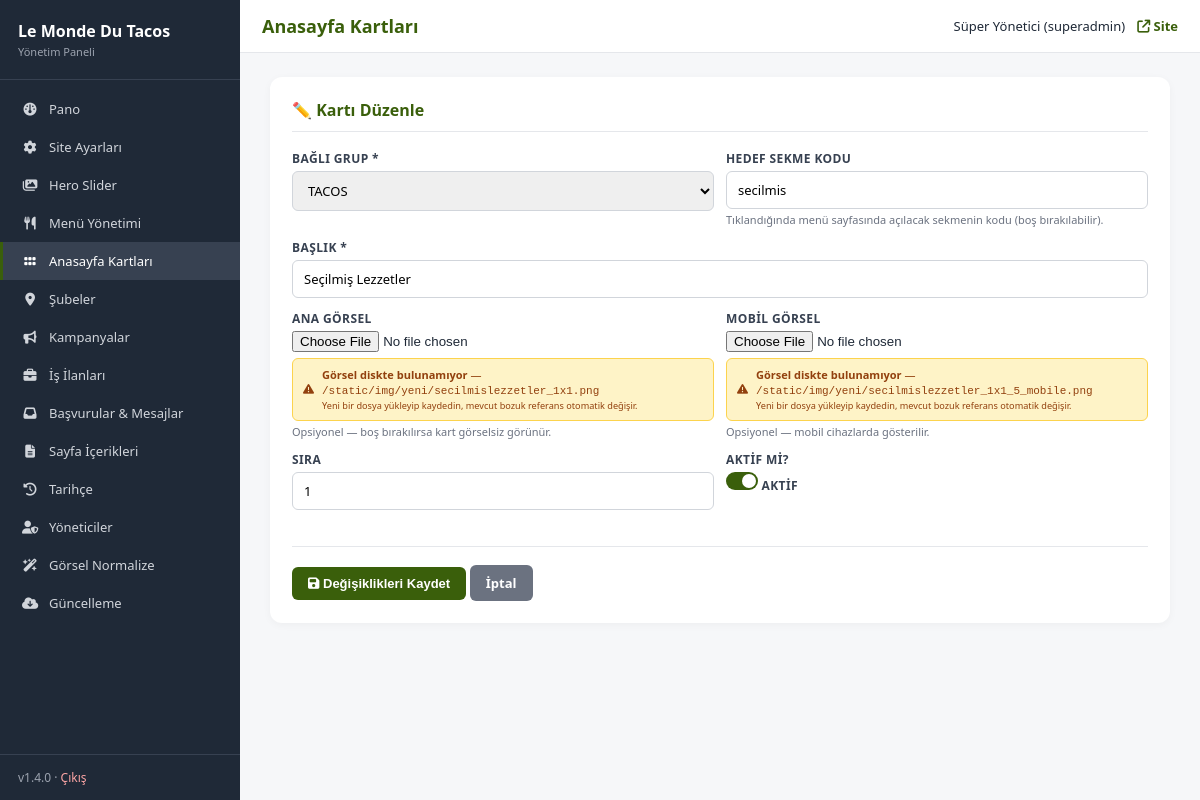
/admin/promo-cards.php?action=edit&id=1 (signed in), run on the app's committed database.
### tables this page shows
CREATE TABLE IF NOT EXISTS menu_promo_cards (
    id          INT UNSIGNED AUTO_INCREMENT PRIMARY KEY,
    group_id    INT UNSIGNED NOT NULL,
    title       VARCHAR(120) NOT NULL,                  
    image       VARCHAR(255) NOT NULL,
    image_mobile VARCHAR(255) NULL,
    tab_code    VARCHAR(60) NOT NULL,                   
    sort_order  INT NOT NULL DEFAULT 0,
    is_active   TINYINT(1) NOT NULL DEFAULT 1,
    INDEX idx_group (group_id, sort_order),
    CONSTRAINT fk_promo_group FOREIGN KEY (group_id) REFERENCES menu_groups(id) ON DELETE CASCADE
);

### includes/functions.php (called while the page is built, shortened)
<?php
require_once __DIR__ . '/db.php';
function e(?string $s): string {
    return htmlspecialchars((string)($s ?? ''), ENT_QUOTES | ENT_SUBSTITUTE, 'UTF-8');
}
function admin_check(): bool {
    return true;
}
function admin_user(): ?array {
    static $cache = null;
    if ($cache !== null) return $cache;
    $stmt = db()->prepare("SELECT id, username, name, email, role FROM admin_users WHERE id = ? AND is_active = 1");
    $stmt->execute([$_SESSION['admin_id']]);
    $cache = $stmt->fetch() ?: null;
    return $cache;
}
function asset_exists(?string $path): bool {
    $root = realpath(__DIR__ . '/..');
    $path = '/' . ltrim($path, '/');
    $escaped = preg_replace_callback('/[çÇğĞıİöÖşŞüÜ]/u', function ($m) {
        $hex = str_pad(strtoupper(dechex(mb_ord($m[0], 'UTF-8'))), 4, '0', STR_PAD_LEFT);
        return '#U' . $hex;
    }, $path);
    return false;
}

### includes/db.php (called while the page is built, shortened)
<?php
function db(): PDO {
    static $pdo = null;
    if ($pdo instanceof PDO) {
        return $pdo;
    }
    $dsn = sprintf(
        'mysql:host=%s;dbname=%s;charset=%s',
        DB_HOST,
        DB_NAME,
        DB_CHARSET
    );
    try {
        $pdo = new PDO($dsn, DB_USER, DB_PASS, [
            PDO::ATTR_ERRMODE            => PDO::ERRMODE_EXCEPTION,
            PDO::ATTR_DEFAULT_FETCH_MODE => PDO::FETCH_ASSOC,
            PDO::ATTR_EMULATE_PREPARES   => false,
            PDO::MYSQL_ATTR_INIT_COMMAND => "SET NAMES " . DB_CHARSET . " COLLATE utf8mb4_unicode_ci",
        ]);
    } catch (PDOException $e) {
        if (DEBUG) {
            die('DB error: ' . htmlspecialchars($e->getMessage(), ENT_QUOTES, 'UTF-8'));
        }
        error_log('DB connection failed: ' . $e->getMessage());
        die('Veritabanı bağlantısı kurulamadı. Lütfen daha sonra tekrar deneyin.');
    }
    return $pdo;
}

### admin/_crud.php (the view, shortened to what this page needs)
<?php
require_once __DIR__ . '/../includes/functions.php';
function field(string $name, string $label, ?string $value, string $type = 'text', array $opts = []): void
{
    echo '<div class="row">';
    echo '<label>' . e($label) . ($opts['required'] ?? false ? ' *' : '') . '</label>';
    $req = ($opts['required'] ?? false) ? ' required' : '';
    $ph  = isset($opts['placeholder']) ? ' placeholder="' . e($opts['placeholder']) . '"' : '';
    switch ($type) {
        case 'select':
            echo '<select name="' . e($name) . '"' . $req . '>';
            foreach (($opts['options'] ?? []) as $k => $v) {
                $sel = (string)$value === (string)$k ? ' selected' : '';
                echo '<option value="' . e((string)$k) . '"' . $sel . '>' . e($v) . '</option>';
            }
            echo '</select>';
            break;
        case 'image':
            echo '<input type="file" name="' . e($name) . '" accept="image/*">';
            if ($value) {
                if (asset_exists($value)) {
                    echo '<div class="help">Mevcut: <img src="' . e(asset($value)) . '" style="height:50px;vertical-align:middle;border-radius:4px"> <span style="color:#6b7280;font-size:11px;margin-left:6px">' . e(basename($value)) . '</span></div>';
                } else {
                    echo '<div class="help" style="background:#fef3c7;border:1px solid #fcd34d;color:#92400e;padding:8px 10px;border-radius:6px;display:flex;align-items:center;gap:8px;margin-top:6px">';
                    echo '<i class="fa-solid fa-triangle-exclamation"></i>';
                    echo '<span><strong>Görsel diskte bulunamıyor</strong> &mdash; ';
                    echo '<code style="font-size:11px">' . e($value) . '</code><br>';
                    echo '<small>Yeni bir dosya yükleyip kaydedin, mevcut bozuk referans otomatik değişir.</small></span>';
                    echo '</div>';
                }
            }
            break;
        case 'bool':
            $checked = $value ? ' checked' : '';
            echo '<label class="toggle"><input type="checkbox" name="' . e($name) . '" value="1"' . $checked . '> Aktif</label>';
            break;
        default:
            echo '<input type="' . e($type) . '" name="' . e($name) . '" value="' . e($value) . '"' . $req . $ph . '>';
    }
    if (isset($opts['help'])) {
        echo '<div class="help">' . e($opts['help']) . '</div>';
    }
    echo '</div>';
}

### admin/_header.php (shortened to what this page needs)
<?php
require_once __DIR__ . '/../includes/functions.php';
$cu = admin_user();
$nav_items = [
    ['index.php',                  'Pano',                'fa-gauge'],
    ['settings.php',               'Site Ayarları',       'fa-gear'],
    ['slider.php',                 'Hero Slider',         'fa-images'],
    ['menu.php',                   'Menü Yönetimi',       'fa-utensils'],
    ['promo-cards.php',            'Anasayfa Kartları',   'fa-grip'],
    ['branches.php',               'Şubeler',             'fa-location-dot'],
    ['campaigns.php',              'Kampanyalar',         'fa-bullhorn'],
    ['jobs.php',                   'İş İlanları',         'fa-briefcase'],
    ['applications.php',           'Başvurular & Mesajlar','fa-inbox'],
    ['pages.php',                  'Sayfa İçerikleri',    'fa-file-lines'],
    ['timeline.php',               'Tarihçe',             'fa-clock-rotate-left'],
    ['users.php',                  'Yöneticiler',         'fa-user-shield'],
    ['normalize-images.php',       'Görsel Normalize',    'fa-wand-magic-sparkles'],
    ['update.php',                 'Güncelleme',          'fa-cloud-arrow-down'],
];
$current = basename($_SERVER['PHP_SELF']);
$page_h  = $page_h ?? 'Pano';
?><!doctype html>
<html lang="tr">
<head>
<link rel="stylesheet" href="https://cdnjs.cloudflare.com/ajax/libs/font-awesome/6.5.0/css/all.min.css">
</head>
<body>
<div class="app">
  <aside class="sb">
    <div class="sb-head">
      <div class="brand">Le Monde Du Tacos</div>
      <div class="sub">Yönetim Paneli</div>
    </div>
    <nav class="sb-nav">
      <?php foreach ($nav_items as [$href, $label, $icon]): ?>
        <a href="<?= e($href) ?>" class="<?= $current === $href ? 'active' : '' ?>">
          <i class="fa-solid <?= e($icon) ?>"></i>
          <span><?= e($label) ?></span>
        </a>
      <?php endforeach; ?>
    </nav>
    <div class="sb-foot">
      v<?= APP_VERSION ?> &middot; <a href="logout.php">Çıkış</a>
    </div>
  </aside>
  <div class="main">
    <header class="tb">
      <h1><?= e($page_h) ?></h1>
      <div class="user">
        <span><?= e($cu['name']) ?> (<?= e($cu['role']) ?>)</span>
        <a href="/" target="_blank"><i class="fa-solid fa-arrow-up-right-from-square"></i> Site</a>
      </div>
    </header>
    <main class="cnt">

### admin/_header.php (style rules this page uses)
* { box-sizing:border-box;margin:0;padding:0 }
body { font-family:system-ui,-apple-system,Segoe UI,Roboto,Arial,sans-serif;background:#f6f7f9;color:#1f2937;font-size:14px }
.app { display:flex;min-height:100vh }
.sb { width:240px;background:#1f2937;color:#e5e7eb;flex-shrink:0;display:flex;flex-direction:column }
.sb-head { padding:20px 18px;border-bottom:1px solid #374151 }
.sb-head .brand { font-size:16px;font-weight:700;color:#fff;margin-bottom:2px }
.sb-head .sub { font-size:11px;color:#9ca3af }
.sb-nav { flex:1;padding:10px 0;overflow-y:auto }
.sb-nav a { display:flex;align-items:center;gap:10px;padding:10px 18px;color:#d1d5db;text-decoration:none;font-size:13px;border-left:3px solid transparent;transition:.15s }
.sb-nav a.active { background:#374151;color:#fff;border-left-color:#3A5F0B }
.sb-nav a i { width:18px;text-align:center;font-size:13px }
.sb-foot { padding:14px 18px;border-top:1px solid #374151;font-size:12px;color:#9ca3af }
.sb-foot a { color:#fca5a5;text-decoration:none }
.main { flex:1;display:flex;flex-direction:column;min-width:0 }
.tb { background:#fff;padding:14px 22px;display:flex;align-items:center;justify-content:space-between;border-bottom:1px solid #e5e7eb }
.tb h1 { font-size:18px;color:#3A5F0B }
.tb .user { display:flex;align-items:center;gap:12px;font-size:13px }
.tb .user a { color:#3A5F0B;font-weight:600;text-decoration:none }
.cnt { padding:24px;flex:1 }
.row { margin-bottom:12px }
.row label { display:block;font-size:12px;font-weight:700;color:#374151;margin-bottom:4px;text-transform:uppercase;letter-spacing:.4px }
.row input[type=text],.row input[type=email],.row input[type=tel],.row input[type=password],.row input[type=number],.row input[type=date],.row input[type=url],.row select,.row textarea { width:100%;padding:9px 11px;border:1px solid #d1d5db;border-radius:6px;font-size:13px;font-family:inherit }
.row .help { color:#6b7280;font-size:11px;margin-top:3px }
.toggle { display:inline-flex;align-items:center;gap:6px;font-size:12px }
.toggle input { width:32px;height:18px;-webkit-appearance:none;appearance:none;background:#d1d5db;border-radius:9px;position:relative;cursor:pointer;transition:.2s }
.toggle input::before { content:'';position:absolute;width:14px;height:14px;background:#fff;border-radius:50%;top:2px;left:2px;transition:.2s }
.toggle input:checked { background:#3A5F0B }
.toggle input:checked::before { left:16px }

### data on the page
menu_promo_cards: tab_code "secilmis", title "Seçilmiş Lezzetler", image "/static/img/yeni/secilmislezzetler_1x1.png /static/img/yeni/secilmislezzetler_1x1_5_mobile.png"

### other printed values
$label "Pano"
$label "Site Ayarları"
$label "Hero Slider"
$label "Menü Yönetimi"
$label "Anasayfa Kartları"
$label "Şubeler"
$label "Kampanyalar"
$label "İş İlanları"
$label "Başvurular & Mesajlar"
$label "Sayfa İçerikleri"
$label "Tarihçe"
$label "Yöneticiler"
$label "Görsel Normalize"
$label "Güncelleme"
APP_VERSION "1.4.0"
